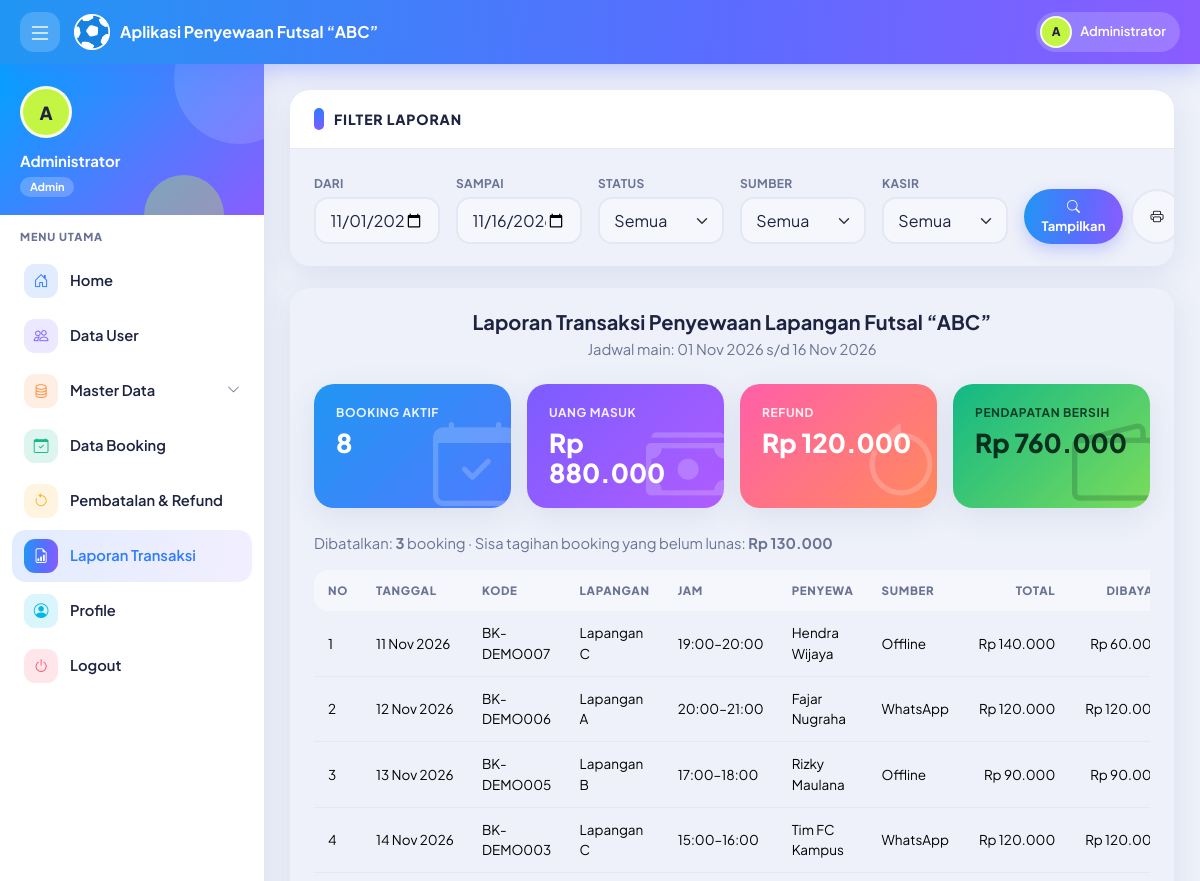
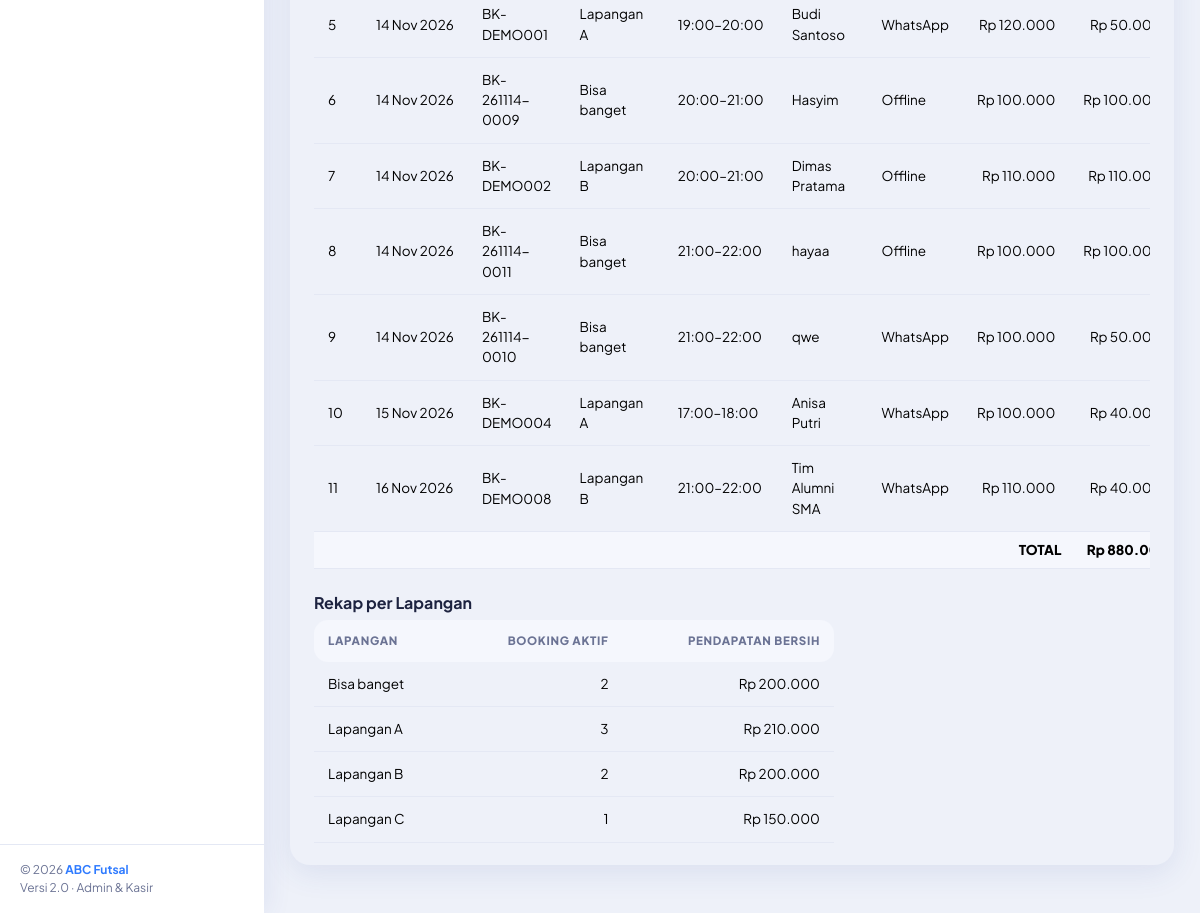
The page /admin/laporan.php (signed in) on the database its author committed (2 pictures, top to bottom).
### tables this page shows
CREATE TABLE `tb_pengguna` (
  `id_pengguna` int(11) NOT NULL,
  `nama_lengkap` varchar(100) NOT NULL,
  `username` varchar(30) NOT NULL,
  `password` varchar(255) NOT NULL,
  `no_hp` varchar(20) DEFAULT NULL,
  `level` enum('admin','kasir') NOT NULL DEFAULT 'kasir',
  `status` enum('Aktif','Nonaktif') NOT NULL DEFAULT 'Aktif',
  `created_at` timestamp NOT NULL DEFAULT current_timestamp()
);

CREATE TABLE `tb_booking` (
  `id_booking` int(11) NOT NULL,
  `kode_booking` varchar(20) NOT NULL,
  `id_kasir` int(11) NOT NULL,
  `id_lapangan` int(11) NOT NULL,
  `id_waktu` int(11) NOT NULL,
  `tanggal_main` date NOT NULL,
  `nama_penyewa` varchar(100) NOT NULL,
  `no_hp` varchar(20) DEFAULT NULL,
  `sumber` enum('Offline','WhatsApp') NOT NULL DEFAULT 'Offline',
  `total_harga` int(11) NOT NULL DEFAULT 0,
  `jumlah_dibayar` int(11) NOT NULL DEFAULT 0,
  `jumlah_refund` int(11) NOT NULL DEFAULT 0,
  `status_bayar` enum('DP','Lunas') NOT NULL DEFAULT 'DP',
  `status` enum('Booking','Selesai','Cancel') NOT NULL DEFAULT 'Booking',
  `catatan` varchar(255) DEFAULT NULL,
  `created_at` timestamp NOT NULL DEFAULT current_timestamp()
);

CREATE TABLE `tb_lapangan` (
  `id_lapangan` int(11) NOT NULL,
  `nama_lapangan` varchar(50) NOT NULL,
  `jenis_lantai` varchar(30) NOT NULL DEFAULT 'Vinyl',
  `status` enum('Tersedia','Perbaikan') NOT NULL DEFAULT 'Tersedia'
);

CREATE TABLE `tb_waktu` (
  `id_waktu` int(11) NOT NULL,
  `jam_mulai` time NOT NULL,
  `jam_selesai` time NOT NULL,
  `keterangan` varchar(50) DEFAULT NULL
);

### auth.php (called while the page is built, shortened)
<?php
require_once __DIR__ . '/koneksi.php';
require_once __DIR__ . '/format.php';
$stmt = $pdo->prepare("SELECT id_pengguna, nama_lengkap, username, level, status
                       FROM tb_pengguna WHERE id_pengguna = ?");
$stmt->execute([$_SESSION['user']['id']]);
$u = $stmt->fetch();
$user = [
    'id'       => (int)$u['id_pengguna'],
    'nama'     => $u['nama_lengkap'],
    'username' => $u['username'],
    'level'    => $u['level'],
];

### format.php (called while the page is built, shortened)
<?php
function e($teks)
{
    return htmlspecialchars((string)$teks, ENT_QUOTES, 'UTF-8');
}
function rupiah($angka)
{
    return 'Rp ' . number_format((float)$angka, 0, ',', '.');
}
function jam($waktu)
{
    return substr((string)$waktu, 0, 5);
}
function tgl_indo($tanggal)
{
    $bulan = [1 => 'Jan', 'Feb', 'Mar', 'Apr', 'Mei', 'Jun', 'Jul', 'Agu', 'Sep', 'Okt', 'Nov', 'Des'];
    $t = strtotime($tanggal);
    return date('d', $t) . ' ' . $bulan[(int)date('n', $t)] . ' ' . date('Y', $t);
}
function inisial($nama)
{
    $kata = preg_split('/\s+/', trim((string)$nama));
    $hasil = strtoupper(mb_substr($kata[0], 0, 1));
    return $hasil;
}

### admin/laporan.php (the view, shortened to what this page needs)
<?php
require_once '../auth.php';
$menu_aktif    = 'laporan';
$dari   = $_GET['dari']   ?? date('Y-m-01');
$sampai = $_GET['sampai'] ?? date('Y-m-d');
$status = $_GET['status'] ?? '';
$sumber = $_GET['sumber'] ?? '';
if (!in_array($status, ['Booking', 'Selesai', 'Cancel'], true)) $status = '';
if (!in_array($sumber, ['Offline', 'WhatsApp'], true))          $sumber = '';
$sql = "SELECT b.*, l.nama_lapangan, w.jam_mulai, w.jam_selesai, k.nama_lengkap AS nama_kasir
        FROM tb_booking b
        JOIN tb_lapangan l ON l.id_lapangan = b.id_lapangan
        JOIN tb_waktu w    ON w.id_waktu = b.id_waktu
        JOIN tb_pengguna k ON k.id_pengguna = b.id_kasir
        WHERE b.tanggal_main BETWEEN ? AND ?";
$param = [$dari, $sampai];
$sql .= " ORDER BY b.tanggal_main, w.jam_mulai";
$stmt = $pdo->prepare($sql);
$stmt->execute($param);
$rows = $stmt->fetchAll();
$jml_aktif = 0;
$jml_cancel = 0;
$uang_masuk = 0;
$total_refund = 0;
$piutang = 0;
$per_lapangan = [];
foreach ($rows as $r) {
    $uang_masuk   += $r['jumlah_dibayar'];
    $total_refund += $r['jumlah_refund'];
    $nama_lap = $r['nama_lapangan'];
    if (!isset($per_lapangan[$nama_lap])) $per_lapangan[$nama_lap] = ['jumlah' => 0, 'bersih' => 0];
    $per_lapangan[$nama_lap]['bersih'] += $r['jumlah_dibayar'] - $r['jumlah_refund'];
    if ($r['status'] === 'Cancel') {
        $jml_cancel++;
    } else {
        $jml_aktif++;
        $per_lapangan[$nama_lap]['jumlah']++;
    }
    if ($r['status'] === 'Booking') $piutang += $r['total_harga'] - $r['jumlah_dibayar'];
}
$pendapatan_bersih = $uang_masuk - $total_refund;
ksort($per_lapangan);
include '../inc/header.php';
?>
<div class="card no-print">
    <div class="card-header">
        <h2>Filter Laporan</h2>
    </div>
    <div class="card-body">
        <form method="get" class="row g-3 align-items-end">
            <div class="col-6 col-md-2"><label class="form-label">Dari</label><input class="form-control" type="date" name="dari" value="<?= e($dari) ?>"></div>
            <div class="col-6 col-md-2"><label class="form-label">Sampai</label><input class="form-control" type="date" name="sampai" value="<?= e($sampai) ?>"></div>
            <div class="col-6 col-md-2">
                <label class="form-label">Status</label>
                <select class="form-select" name="status">
                    <option value="">Semua</option>
                </select>
            </div>
            <div class="col-6 col-md-2">
                <label class="form-label">Sumber</label>
                <select class="form-select" name="sumber">
                    <option value="">Semua</option>
                </select>
            </div>
            <div class="col-6 col-md-2">
                <label class="form-label">Kasir</label>
                <select class="form-select" name="kasir">
                    <option value="0">Semua</option>
                </select>
            </div>
            <div class="col-6 col-md-2 d-flex gap-2">
                <button class="btn btn-primary" type="submit"><i class="bi bi-search"></i> Tampilkan</button>
                <button class="btn btn-light" type="button" onclick="window.print()"><i class="bi bi-printer"></i></button>
            </div>
        </form>
    </div>
</div>
<div class="card">
    <div class="card-body">
        <div class="text-center mb-4">
            <h2 class="h5 fw-bold mb-1">Laporan Transaksi Penyewaan Lapangan Futsal “ABC”</h2>
            <div class="text-muted">Jadwal main: <?= e(tgl_indo($dari)) ?> s/d <?= e(tgl_indo($sampai)) ?>
                <?= $status ? ' · Status: ' . e($status) : '' ?><?= $sumber ? ' · Sumber: ' . e($sumber) : '' ?></div>
        </div>
        <div class="row g-3 mb-4">
            <div class="col-6 col-lg-3">
                <div class="stat s1">
                    <div class="label">Booking Aktif</div>
                    <div class="num"><?= $jml_aktif ?></div><i class="bi bi-calendar-check bg-ic"></i>
                </div>
            </div>
            <div class="col-6 col-lg-3">
                <div class="stat s2">
                    <div class="label">Uang Masuk</div>
                    <div class="num"><?= rupiah($uang_masuk) ?></div><i class="bi bi-cash-stack bg-ic"></i>
                </div>
            </div>
            <div class="col-6 col-lg-3">
                <div class="stat s3">
                    <div class="label">Refund</div>
                    <div class="num"><?= rupiah($total_refund) ?></div><i class="bi bi-arrow-counterclockwise bg-ic"></i>
                </div>
            </div>
            <div class="col-6 col-lg-3">
                <div class="stat s4">
                    <div class="label">Pendapatan Bersih</div>
                    <div class="num"><?= rupiah($pendapatan_bersih) ?></div><i class="bi bi-wallet2 bg-ic"></i>
                </div>
            </div>
        </div>
        <p class="text-muted">Dibatalkan: <b><?= $jml_cancel ?></b> booking &middot; Sisa tagihan booking yang belum lunas: <b><?= rupiah($piutang) ?></b></p>
        <div class="table-responsive mb-4">
            <table class="table table-hover">
                <thead>
                    <tr>
                        <th>No</th>
                        <th>Tanggal</th>
                        <th>Kode</th>
                        <th>Lapangan</th>
                        <th>Jam</th>
                        <th>Penyewa</th>
                        <th>Sumber</th>
                        <th class="text-end">Total</th>
                        <th class="text-end">Dibayar</th>
                    </tr>
                </thead>
                <tbody>
                    <?php foreach ($rows as $i => $r): ?>
                        <tr>
                            <td><?= $i + 1 ?></td>
                            <td class="nowrap"><?= e(tgl_indo($r['tanggal_main'])) ?></td>
                            <td><?= e($r['kode_booking']) ?></td>
                            <td><?= e($r['nama_lapangan']) ?></td>
                            <td class="nowrap"><?= e(jam($r['jam_mulai'])) ?>–<?= e(jam($r['jam_selesai'])) ?></td>
                            <td><?= e($r['nama_penyewa']) ?></td>
                            <td><?= e($r['sumber']) ?></td>
                            <td class="text-end nowrap"><?= rupiah($r['total_harga']) ?></td>
                            <td class="text-end nowrap"><?= rupiah($r['jumlah_dibayar']) ?></td>
                        </tr>
                    <?php endforeach; ?>
                </tbody>
                <?php if ($rows): ?>
                    <tfoot>
                        <tr>
                            <td colspan="8" class="text-end">TOTAL</td>
                            <td class="text-end nowrap"><?= rupiah($uang_masuk) ?></td>
                        </tr>
                    </tfoot>
                <?php endif; ?>
            </table>
        </div>
        <?php if ($per_lapangan): ?>
            <h3 class="h6 fw-bold">Rekap per Lapangan</h3>
            <div class="table-responsive">
                <table class="table" style="max-width:520px">
                    <thead>
                        <tr>
                            <th>Lapangan</th>
                            <th class="text-end">Booking Aktif</th>
                            <th class="text-end">Pendapatan Bersih</th>
                        </tr>
                    </thead>
                    <tbody>
                        <?php foreach ($per_lapangan as $nama => $x): ?>
                            <tr>
                                <td><?= e($nama) ?></td>
                                <td class="text-end"><?= $x['jumlah'] ?></td>
                                <td class="text-end"><?= rupiah($x['bersih']) ?></td>
                            </tr>
                        <?php endforeach; ?>
                    </tbody>
                </table>
            </div>
        <?php endif; ?>
    </div>
</div>
<?php include '../inc/footer.php'; ?>

### inc/header.php (shortened to what this page needs)
<!DOCTYPE html>
<html lang="id">
<head>
    <link href="https://cdn.jsdelivr.net/npm/bootstrap@5.3.3/dist/css/bootstrap.min.css" rel="stylesheet">
    <link href="https://cdn.jsdelivr.net/npm/bootstrap-icons@1.11.3/font/bootstrap-icons.min.css" rel="stylesheet">
    <link href="<?= BASE_URL ?>css/style.css" rel="stylesheet">
</head>
<body>
    <nav class="app-nav no-print">
        <button type="button" class="nav-btn side-toggle" aria-label="Menu"><i class="bi bi-list fs-4"></i></button>
        <a class="navbar-brand" href="<?= BASE_URL ?>index.php">
            <img src="<?= BASE_URL ?>images/ball.webp" alt="ABC"><span>Aplikasi Penyewaan Futsal “ABC”</span>
        </a>
        <div class="nav-chip">
            <div class="avatar"><?= e(inisial($user['nama'])) ?></div><span><?= e($user['nama']) ?></span>
        </div>
    </nav>
    <?php include __DIR__ . '/sidebar.php'; ?>
    <main class="app-main">

### inc/sidebar.php (shortened to what this page needs)
<?php
$menu_aktif = $menu_aktif ?? '';
$master_aktif = in_array($menu_aktif, ['lapangan', 'waktu', 'harga', 'pelanggan'], true);
?>
<aside class="app-side no-print">
    <div class="user-info">
        <div class="avatar"><?= e(inisial($user['nama'])) ?></div>
        <div class="nama"><?= e($user['nama']) ?></div>
        <span class="role"><?= e($user['level']) ?></span>
    </div>
    <div class="menu-label">MENU UTAMA</div>
    <ul class="menu">
        <li class="<?= $menu_aktif === 'home' ? 'active' : '' ?>" style="--c:#2f7bff">
            <a class="item" href="<?= BASE_URL ?>index.php"><span class="tile"><i class="bi bi-house-door"></i></span>Home</a>
        </li>
        <?php if ($user['level'] === 'admin'): ?>
            <li class="<?= $menu_aktif === 'pengguna' ? 'active' : '' ?>" style="--c:#7c5cff">
                <a class="item" href="<?= BASE_URL ?>admin/pengguna.php"><span class="tile"><i class="bi bi-people"></i></span>Data User</a>
            </li>
            <li class="<?= $master_aktif ? 'active' : '' ?>" style="--c:#ff8a3d">
                <a class="item" data-bs-toggle="collapse" href="#menuMaster" role="button">
                    <span class="tile"><i class="bi bi-database"></i></span>Master Data
                    <i class="bi bi-chevron-down caret"></i>
                </a>
            </li>
            <li class="<?= $menu_aktif === 'booking' ? 'active' : '' ?>" style="--c:#12b886">
                <a class="item" href="<?= BASE_URL ?>booking/daftar.php"><span class="tile"><i class="bi bi-calendar-check"></i></span>Data Booking</a>
            </li>
            <li class="<?= $menu_aktif === 'pembatalan' ? 'active' : '' ?>" style="--c:#ffb020">
                <a class="item" href="<?= BASE_URL ?>admin/pembatalan.php">
                    <span class="tile"><i class="bi bi-arrow-counterclockwise"></i></span>Pembatalan &amp; Refund
                </a>
            </li>
            <li class="<?= $menu_aktif === 'laporan' ? 'active' : '' ?>" style="--c:#ff5fa8">
                <a class="item" href="<?= BASE_URL ?>admin/laporan.php"><span class="tile"><i class="bi bi-file-earmark-bar-graph"></i></span>Laporan Transaksi</a>
            </li>
        <?php endif; ?>
        <li class="<?= $menu_aktif === 'profile' ? 'active' : '' ?>" style="--c:#00b7e6">
            <a class="item" href="<?= BASE_URL ?>profile.php"><span class="tile"><i class="bi bi-person-circle"></i></span>Profile</a>
        </li>
        <li style="--c:#ff4d6d">
            <a class="item" href="<?= BASE_URL ?>logout.php" data-confirm="Yakin mau logout?"><span class="tile"><i class="bi bi-power"></i></span>Logout</a>
        </li>
    </ul>
    <div class="side-foot">&copy; <?= date('Y') ?> <b>ABC Futsal</b><br>Versi 2.0 &middot; Admin &amp; Kasir</div>
</aside>

### rows shown on the page
tb_pengguna: nama_lengkap "A", nama_lengkap "Administrator", level "Admin"
tb_booking: tanggal_main "11 Nov 2026", kode_booking "BK-DEMO007", id_lapangan.nama_lapangan "Lapangan C", id_waktu.jam_mulai "19:00", id_waktu.jam_selesai "20:00", nama_penyewa "Hendra Wijaya", sumber "Offline", total_harga "Rp 140.000", jumlah_dibayar "Rp…"
tb_booking: tanggal_main "12 Nov 2026", kode_booking "BK-DEMO006", id_lapangan.nama_lapangan "Lapangan A", id_waktu.jam_mulai "20:00", id_waktu.jam_selesai "21:00", nama_penyewa "Fajar Nugraha", sumber "WhatsApp", total_harga "Rp 120.000", jumlah_dibayar "Rp…"
tb_booking: tanggal_main "13 Nov 2026", kode_booking "BK-DEMO005", id_lapangan.nama_lapangan "Lapangan B", id_waktu.jam_mulai "17:00", id_waktu.jam_selesai "18:00", nama_penyewa "Rizky Maulana", sumber "Offline", total_harga "Rp 90.000", jumlah_dibayar "Rp…"
tb_booking: tanggal_main "14 Nov 2026", kode_booking "BK-DEMO003", id_lapangan.nama_lapangan "Lapangan C", id_waktu.jam_mulai "15:00", id_waktu.jam_selesai "16:00", nama_penyewa "Tim FC Kampus", sumber "WhatsApp", total_harga "Rp 120.000", jumlah_dibayar "Rp…"
tb_booking: tanggal_main "14 Nov 2026", kode_booking "BK-DEMO001", id_lapangan.nama_lapangan "Lapangan A", id_waktu.jam_mulai "19:00", id_waktu.jam_selesai "20:00", nama_penyewa "Budi Santoso", sumber "WhatsApp", total_harga "Rp 120.000", jumlah_dibayar "Rp…"
tb_booking: tanggal_main "14 Nov 2026", kode_booking "BK-261114-0009", id_lapangan.nama_lapangan "Bisa banget", id_waktu.jam_mulai "20:00", id_waktu.jam_selesai "21:00", nama_penyewa "Hasyim", sumber "Offline", total_harga "Rp 100.000", jumlah_dibayar "Rp…"
tb_booking: tanggal_main "14 Nov 2026", kode_booking "BK-DEMO002", id_lapangan.nama_lapangan "Lapangan B", id_waktu.jam_mulai "20:00", id_waktu.jam_selesai "21:00", nama_penyewa "Dimas Pratama", sumber "Offline", total_harga "Rp 110.000", jumlah_dibayar "Rp…"
tb_booking: tanggal_main "14 Nov 2026", kode_booking "BK-261114-0011", id_lapangan.nama_lapangan "Bisa banget", id_waktu.jam_mulai "21:00", id_waktu.jam_selesai "22:00", nama_penyewa "hayaa", sumber "Offline", total_harga "Rp 100.000", jumlah_dibayar "Rp…"
tb_booking: tanggal_main "14 Nov 2026", kode_booking "BK-261114-0010", id_lapangan.nama_lapangan "Bisa banget", id_waktu.jam_mulai "21:00", id_waktu.jam_selesai "22:00", nama_penyewa "qwe", sumber "WhatsApp", total_harga "Rp 100.000", jumlah_dibayar "Rp…"
tb_booking: tanggal_main "15 Nov 2026", kode_booking "BK-DEMO004", id_lapangan.nama_lapangan "Lapangan A", id_waktu.jam_mulai "17:00", id_waktu.jam_selesai "18:00", nama_penyewa "Anisa Putri", sumber "WhatsApp", total_harga "Rp 100.000", jumlah_dibayar "Rp…"
tb_booking: tanggal_main "16 Nov 2026", kode_booking "BK-DEMO008", id_lapangan.nama_lapangan "Lapangan B", id_waktu.jam_mulai "21:00", id_waktu.jam_selesai "22:00", nama_penyewa "Tim Alumni SMA", sumber "WhatsApp", total_harga "Rp 110.000", jumlah_dibayar "Rp…"

### other values the page prints
tgl_indo($dari) "01 Nov 2026"
tgl_indo($sampai) "16 Nov 2026"
$jml_aktif "8"
rupiah($uang_masuk) "Rp 880.000"
rupiah($total_refund) "Rp 120.000"
rupiah($pendapatan_bersih) "Rp 760.000"
$jml_cancel "3"
rupiah($piutang) "Rp 130.000"
rupiah($uang_masuk) "Rp…"
$nama "Bisa banget"
$x['jumlah'] "2"
rupiah($x['bersih']) "Rp 200.000"
$nama "Lapangan A"
$x['jumlah'] "3"
rupiah($x['bersih']) "Rp 210.000"
